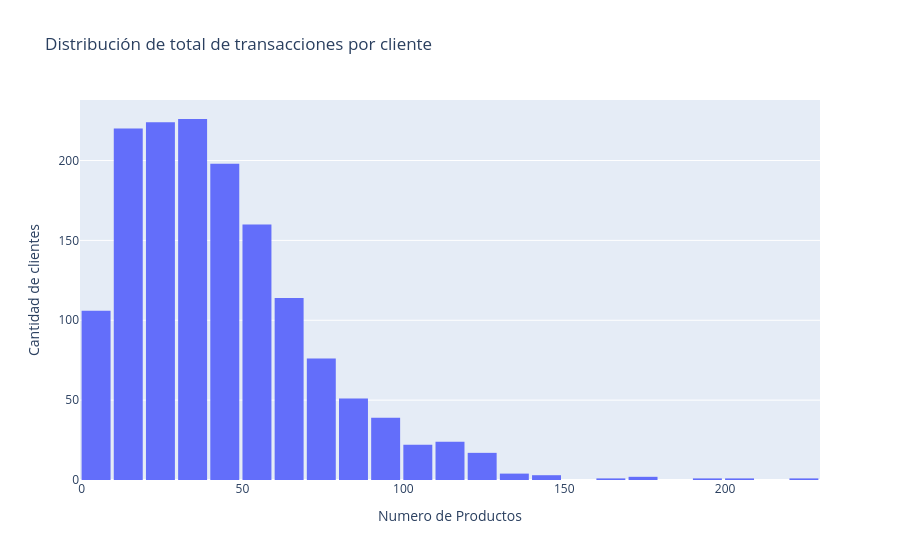

The cell this chart's notebook holds for it:
### Code cell
fig = px.histogram(
    transacciones_cliente,
    x="total transacciones",
    nbins=30,  # número de bins (ajusta según prefieras)
    title="Distribución de total de transacciones por cliente",
    labels={"total transacciones": "Total de transacciones por cliente"}
)

fig.update_layout(
    bargap=0.1,
    xaxis_title="Numero de Productos",
    yaxis_title="Cantidad de clientes"
)

fig.show()

### Figure 1 — Plotly figure (JSON) as saved in the notebook; plotly's stock layout.template omitted (floating-point values rounded to 4 significant figures; data arrays with more than 128 entries replaced by an {"elided": "..."} marker saying what was removed)
{"data": [{"bingroup": "x", "hovertemplate": "Total de transacciones por cliente=%{x}<br>count=%{y}<extra></extra>", "legendgroup": "", "marker": {"color": "#636efa", "pattern": {"shape": ""}}, "name": "", "nbinsx": 30, "orientation": "v", "showlegend": false, "type": "histogram", "x": {"elided": "1490 int values"}, "xaxis": "x", "yaxis": "y"}], "layout": {"bargap": 0.1, "barmode": "relative", "legend": {"tracegroupgap": 0}, "title": {"text": "Distribución de total de transacciones por cliente"}, "xaxis": {"anchor": "y", "domain": [0, 1], "title": {"text": "Numero de Productos"}}, "yaxis": {"anchor": "x", "domain": [0, 1], "title": {"text": "Cantidad de clientes"}}}}
